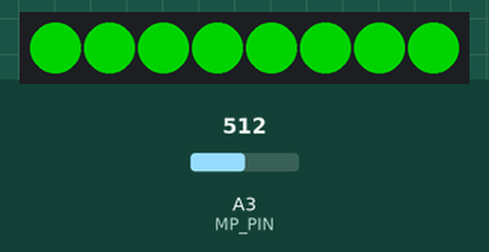
Simulated run of this sketch. Board: Arduino Uno, built with avr-gcc and run on an emulated ATmega328P. On the bench: 8 RGB LEDs in strip order, left to right. The test bench sets the inputs (shaded band); at power-on: A3 (MP_PIN) = 512. Dim RGB values are drawn brighter than linear.

Above: at 1.2 s.
1.3 s: A3 (MP_PIN) set to 590
2.8 s: A3 (MP_PIN) set to 615
At 3.5 s:
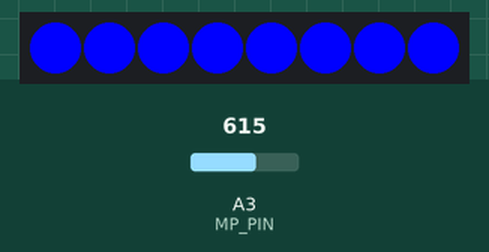
4.3 s: A3 (MP_PIN) set to 306
At 4.7 s:
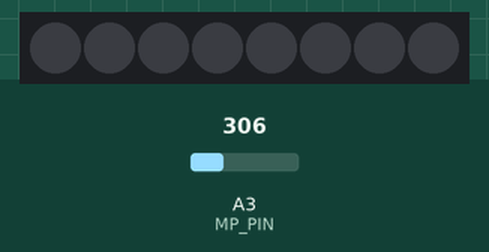
5.8 s: A3 (MP_PIN) set to 223
7.3 s: A3 (MP_PIN) set to 199
At 8.1 s:
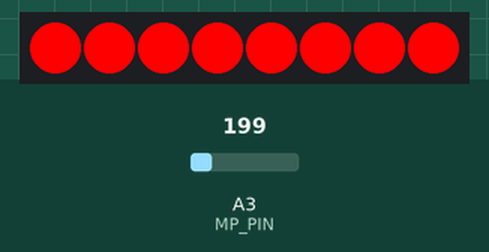
8.8 s: A3 (MP_PIN) set to 511
At 9.3 s:
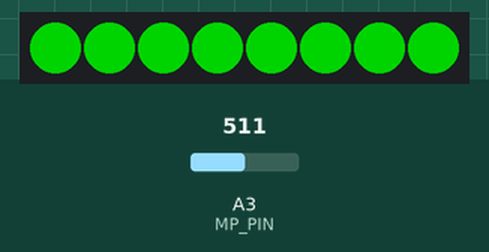
Timing chart, 0 to 11.3 s (numbered marks = the images above; inputs shaded):
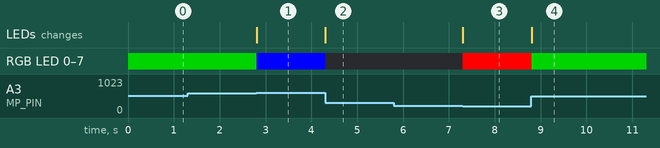

Measured:
- the behaviour switches between 599 and 600 on A3 (MP_PIN) (found by bisection; images 0 and 1)
- the behaviour switches between 207 and 206 on A3 (MP_PIN) (found by bisection; images 2 and 3)
- after the input at 1.3 s, every drawn part: stays the same
- after the input at 2.8 s, RGB LED 0–7: RGB(0, 128, 0) → RGB(0, 0, 255) at once; the LEDs: change at once (image 1)
- after the input at 4.3 s, RGB LED 0–7: RGB(0, 0, 255) → off at once; the LEDs: change at once (image 2)
- after the input at 5.8 s, every drawn part: stays the same
- after the input at 7.3 s, RGB LED 0–7: off → RGB(255, 0, 0) at once; the LEDs: change at once (image 3)
- after the input at 8.8 s, RGB LED 0–7: RGB(255, 0, 0) → RGB(0, 128, 0) at once; the LEDs: change at once (image 4)

The sketch:

music.ino
```cpp
#include <FastLED.h>
#define NUM_LEDS 8
#define DATA_PIN 6

#define MP_PIN 3

CRGB leds[NUM_LEDS];
int color; //создем данные с типом INT
int brigges;
void setup() {
  FastLED.addLeds<WS2812B, DATA_PIN, GRB>(leds, NUM_LEDS);
}

void loop() {
  color = analogRead(MP_PIN);
  brigges = analogRead(MP_PIN);
  color = map(color, 10 , 600 , 0 , 3);
  brigges = map(brigges, 10 , 600 , 0 , 200);
  for (int i = 0; i < NUM_LEDS; i++)
  {
    if(color == 0){leds[i] = CRGB::Red;}
    if(color == 1){leds[i] = CRGB::Black;}
    if(color == 2){leds[i] = CRGB::Green;}
    if(color == 3){leds[i] = CRGB::Blue;}
  }
  // Передаем цвета ленте.
  FastLED.show();
 }
```
